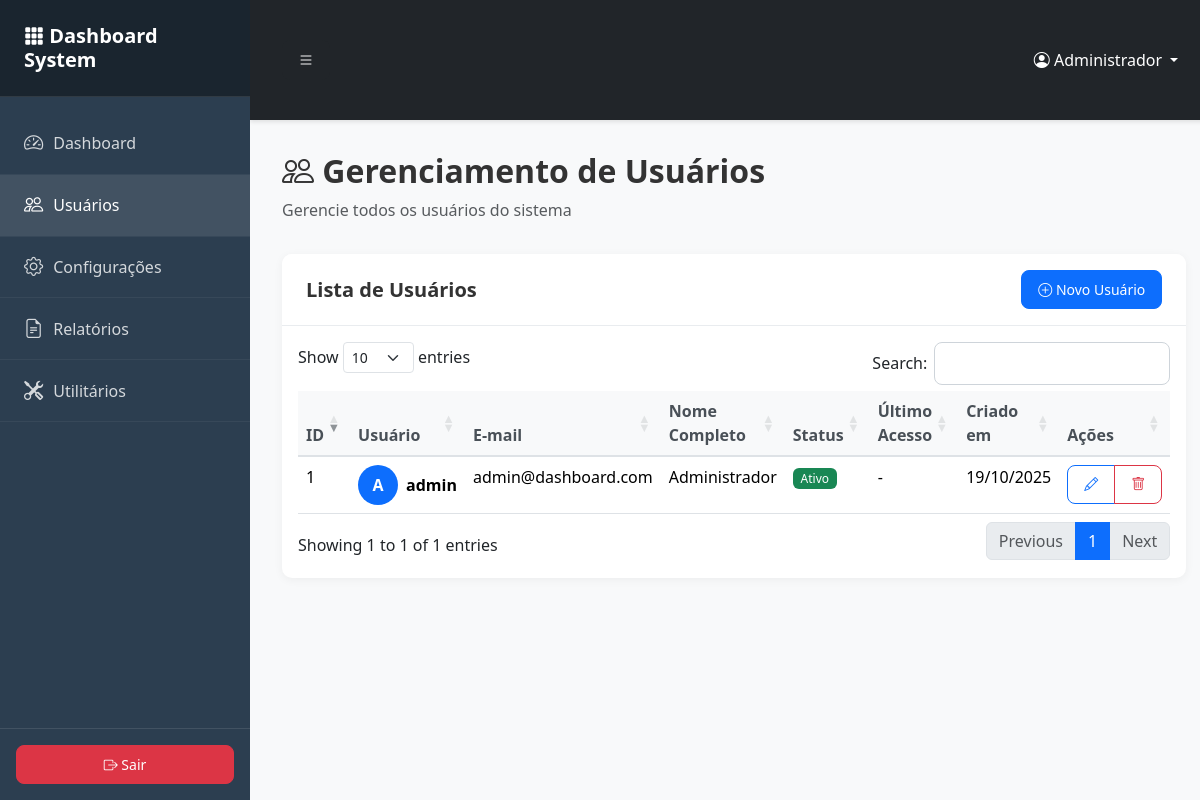
The app's page /index.php?page=users (signed in) with its own data.
### tables this page shows
CREATE TABLE IF NOT EXISTS `users` (
    `id` INT UNSIGNED AUTO_INCREMENT PRIMARY KEY,
    `username` VARCHAR(50) NOT NULL UNIQUE,
    `email` VARCHAR(100) NOT NULL UNIQUE,
    `password` VARCHAR(255) NOT NULL,
    `full_name` VARCHAR(100) NOT NULL,
    `status` ENUM('active', 'inactive', 'blocked') DEFAULT 'active',
    `last_login` DATETIME NULL,
    `created_at` TIMESTAMP DEFAULT CURRENT_TIMESTAMP,
    `updated_at` TIMESTAMP DEFAULT CURRENT_TIMESTAMP ON UPDATE CURRENT_TIMESTAMP,
    INDEX `idx_username` (`username`),
    INDEX `idx_email` (`email`),
    INDEX `idx_status` (`status`)
);

### app/controllers/AuthController.php (called while the page is built, shortened)
<?php
class AuthController {
    public static function isAuthenticated() {
        return isset($_SESSION['logged_in']) && $_SESSION['logged_in'] === true;
    }
    public static function getCurrentUser() {
        if (self::isAuthenticated()) {
            return [
                'id' => $_SESSION['user_id'] ?? null,
                'username' => $_SESSION['username'] ?? null,
                'full_name' => $_SESSION['full_name'] ?? null
            ];
        }
        return null;
    }
}

### app/models/User.php (called while the page is built, shortened)
<?php
class User {
    private $conn;
    private $table = 'users';
    public function __construct($db) {
        $this->conn = $db;
    }
    public function getAll() {
        $query = "SELECT id, username, email, full_name, status, last_login, created_at
                  FROM {$this->table}
                  ORDER BY created_at DESC";
        $stmt = $this->conn->prepare($query);
        $stmt->execute();
        return $stmt->fetchAll();
    }
}

### app/config/config.php (called while the page is built, shortened)
<?php
spl_autoload_register(function ($class) {
    $paths = [
        __DIR__ . '/../models/' . $class . '.php',
        __DIR__ . '/../controllers/' . $class . '.php',
        __DIR__ . '/' . $class . '.php',
    ];
    foreach ($paths as $path) {
        if (file_exists($path)) {
            return;
        }
    }
});

### app/views/pages/users.php (the view, shortened to what this page needs)
<?php
require_once __DIR__ . '/../layouts/header.php';
$database = new Database();
$db = $database->getConnection();
$user = new User($db);
$users = $user->getAll();
?>
<div class="wrapper">
    <?php require_once __DIR__ . '/../layouts/menu.php'; ?>
    <div id="content">
        <?php require_once __DIR__ . '/../layouts/navbar.php'; ?>
        <div class="container-fluid">
            <div class="page-header">
                <h1 class="page-title"><i class="bi bi-people"></i> Gerenciamento de Usuários</h1>
                <p class="text-muted">Gerencie todos os usuários do sistema</p>
            </div>
            <div class="row">
                <div class="col-12">
                    <div class="card">
                        <div class="card-header d-flex justify-content-between align-items-center">
                            <h5 class="card-title mb-0">Lista de Usuários</h5>
                            <button class="btn btn-primary btn-sm">
                                <i class="bi bi-plus-circle"></i> Novo Usuário
                            </button>
                        </div>
                        <div class="card-body">
                            <div class="table-responsive">
                                <table class="table table-hover" id="usersTable">
                                    <thead>
                                        <tr>
                                            <th>ID</th>
                                            <th>Usuário</th>
                                            <th>E-mail</th>
                                            <th>Nome Completo</th>
                                            <th>Status</th>
                                            <th>Último Acesso</th>
                                            <th>Criado em</th>
                                            <th>Ações</th>
                                        </tr>
                                    </thead>
                                    <tbody>
                                        <?php foreach ($users as $userData): ?>
                                            <tr>
                                                <td><?php echo $userData['id']; ?></td>
                                                <td>
                                                    <div class="d-flex align-items-center">
                                                        <div class="avatar-sm bg-primary text-white rounded-circle d-flex align-items-center justify-content-center me-2">
                                                            <?php echo strtoupper(substr($userData['username'], 0, 1)); ?>
                                                        </div>
                                                        <strong><?php echo htmlspecialchars($userData['username']); ?></strong>
                                                    </div>
                                                </td>
                                                <td><?php echo htmlspecialchars($userData['email']); ?></td>
                                                <td><?php echo htmlspecialchars($userData['full_name']); ?></td>
                                                <td>
                                                    <?php
                                                    $statusClass = $userData['status'] === 'active' ? 'success' : 'danger';
                                                    $statusText = $userData['status'] === 'active' ? 'Ativo' : 'Inativo';
                                                    ?>
                                                    <span class="badge bg-<?php echo $statusClass; ?>">
                                                        <?php echo $statusText; ?>
                                                    </span>
                                                </td>
                                                <td><?php echo $userData['last_login'] ? date('d/m/Y H:i', strtotime($userData['last_login'])) : '-'; ?></td>
                                                <td><?php echo date('d/m/Y', strtotime($userData['created_at'])); ?></td>
                                                <td>
                                                    <div class="btn-group btn-group-sm">
                                                        <button class="btn btn-outline-primary" title="Editar">
                                                            <i class="bi bi-pencil"></i>
                                                        </button>
                                                        <button class="btn btn-outline-danger" title="Excluir">
                                                            <i class="bi bi-trash"></i>
                                                        </button>
                                                    </div>
                                                </td>
                                            </tr>
                                        <?php endforeach; ?>
                                    </tbody>
                                </table>
                            </div>
                        </div>
                    </div>
                </div>
            </div>
        </div>
    </div>
</div>
<?php require_once __DIR__ . '/../layouts/footer.php'; ?>

### app/views/layouts/navbar.php (shortened to what this page needs)
<?php
$currentUser = AuthController::getCurrentUser();
?>
<nav class="navbar navbar-expand-lg navbar-dark bg-dark">
    <div class="container-fluid">
        <button type="button" id="sidebarCollapse" class="btn btn-dark">
            <i class="bi bi-list"></i>
        </button>
        <div class="navbar-nav ms-auto">
            <div class="nav-item dropdown">
                <a class="nav-link dropdown-toggle text-white" href="#" id="navbarDropdown" role="button" data-bs-toggle="dropdown">
                    <i class="bi bi-person-circle"></i>
                    <?php echo htmlspecialchars($currentUser['full_name'] ?? 'Usuário'); ?>
                </a>
            </div>
        </div>
    </div>
</nav>

### public/css/style.css (style rules this page uses)
:root { --primary-color: #0d6efd; --secondary-color: #6c757d; --sidebar-width: 250px; --navbar-height: 56px; }
* { margin: 0; padding: 0; box-sizing: border-box; }
body { font-family: 'Segoe UI', Tahoma, Geneva, Verdana, sans-serif; background-color: #f8f9fa; }
.wrapper { display: flex; width: 100%; min-height: 100vh; }
#content { width: 100%; min-height: 100vh; transition: all 0.3s; margin-left: var(--sidebar-width); }
.navbar { box-shadow: 0 2px 4px rgba(0, 0, 0, 0.1); }
#sidebarCollapse { border: none; }
.container-fluid { padding: 2rem; }
.page-header { margin-bottom: 2rem; }
.page-title { font-size: 2rem; font-weight: 600; color: #333; margin-bottom: 0.5rem; }
.card { border: none; border-radius: 10px; box-shadow: 0 2px 10px rgba(0, 0, 0, 0.05); margin-bottom: 1.5rem; }
.card-header { background: white; border-bottom: 1px solid #e9ecef; padding: 1rem 1.5rem; border-radius: 10px 10px 0 0 !important; }
.card-title { font-weight: 600; color: #333; }
.avatar-sm { width: 40px; height: 40px; font-size: 1rem; font-weight: 600; }
.table { margin-bottom: 0; }
.table thead th { border-bottom: 2px solid #dee2e6; font-weight: 600; color: #495057; background: #f8f9fa; }
.table tbody tr { transition: background-color 0.3s; }
.badge { padding: 0.35em 0.65em; font-weight: 500; }
.btn { border-radius: 8px; padding: 0.5rem 1rem; font-weight: 500; transition: all 0.3s; }

### records on screen
users: full_name "Administrador", id "1", username "A", username "admin", email "admin@dashboard.com", status "Ativo", created_at "19/10/2025"

### other values on screen
APP_NAME "Dashboard System"
$item['title'] "Dashboard"
$item['title'] "Usuários"
$item['title'] "Configurações"
$item['title'] "Relatórios"
$item['title'] "Utilitários"
